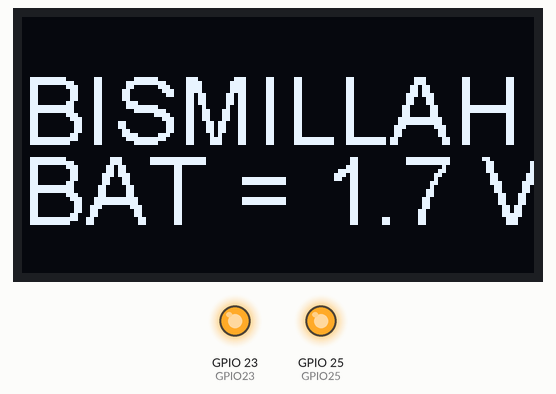
Bench run of a sketch on a simulated ESP32. Parts: 128×64 one-colour display, output pins drawn as LEDs (lit = HIGH). What the sketch prints to the serial monitor is not drawn.

Above: at 0.1 s.
At 6.3 s:
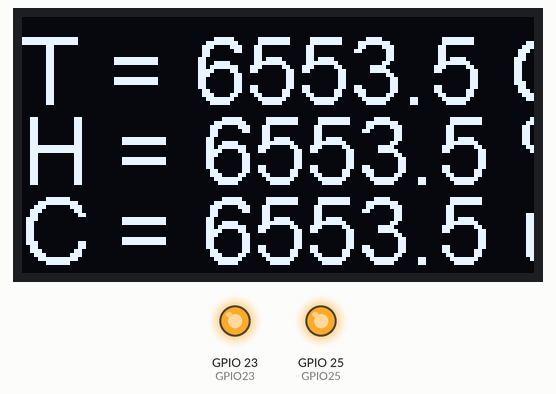
At 16.8 s:
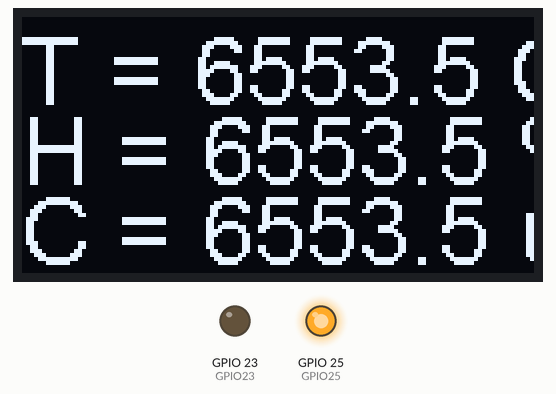
Timing chart, 0 to 19.3 s (numbered marks = the images above):
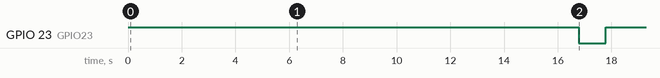

Measured:
- by itself, GPIO 23 (GPIO23): HIGH → LOW at 16.8 s, → HIGH 1.0 s later

The sketch:

OLED_ESP32_RS485_PCB.ino
```cpp
#include <Wire.h>
#include "heltec.h"
#define GPI38      38
#define GPIO23     23
#define GPIO25     25

/*
 * https://www.circuitschools.com/
 * Interfacing Soil NPK Sensor with Arduino for measuring
 * Nitrogen, Phosphorus, and Potassium nutrients
 */

// RO to pin RX & DI to pin TX
// Address | Function_Code | Start Address (Hi) | Start Address (Lo) | Number of Points (Hi) | Number of Points (Lo) | Error Check (Lo) | Error Check (Hi)
// 0x01    | 0x03          | 0x00               | 0x00               | 0x00                  | 0x03
const byte nitro[]  = {0x01, 0x03, 0x00, 0x00, 0x00, 0x03, 0x05, 0xcb}; // TX:01 03 00 00 00 01 84 0a
byte values[11];
float soilMoisture;
float soilTemperature;
float soilConductivity;

float floatMap(float x, float in_min, float in_max, float out_min, float out_max) {
  return (x - in_min) * (out_max - out_min) / (in_max - in_min) + out_min;
}

void setup() {

  pinMode(GPIO23, OUTPUT);
  pinMode(GPIO25, OUTPUT);

  pinMode(GPI38,  INPUT);
  digitalWrite(GPIO23,HIGH);
  digitalWrite(GPIO25,HIGH);
//  delay(300);
//  digitalWrite(GPIO23,LOW);
  int aVin = analogRead(GPI38);
  float dVin = floatMap(aVin, 0, 4095, 0, 3.3);

  Heltec.begin(true /*DisplayEnable Enable*/, false /*LoRa Disable*/, false /*Serial Enable*/);
  Heltec.display -> clear();
  Heltec.display -> setFont(ArialMT_Plain_24); // ArialMT_Plain_10, ArialMT_Plain_16, ArialMT_Plain_24
  Heltec.display -> drawString(0, 10, "BISMILLAH");
  String batteryVin = ("BAT = " + String(dVin, 1) + " V");
  Heltec.display -> drawString(0, 30, String(batteryVin));

  Heltec.display -> display();
  delay(5000);
  Serial.begin(4800);
  Serial.println("Initialize...");
  Serial2.begin(4800);

}
 int firstItt = 0;
void loop() {
  nitrogen();

  Heltec.begin(true /*DisplayEnable Enable*/, false /*LoRa Disable*/, false /*Serial Enable*/);
  Heltec.display -> clear();
  Heltec.display -> setFont(ArialMT_Plain_24); // ArialMT_Plain_10, ArialMT_Plain_16, ArialMT_Plain_24
  String temperature = ("T = " + String(soilTemperature/10, 1) + " C");
  String humidity = ("H = " + String(soilMoisture/10, 1) + " %");
  String conductivity = ("C = " + String(soilConductivity/10, 1) + " u");
  Heltec.display -> drawString(0, 0, String(temperature));
  Heltec.display -> drawString(0, 20, String(humidity));
  Heltec.display -> drawString(0, 40, String(conductivity));

  Heltec.display -> display();
  delay(10000);
  Serial2.begin(4800);
  delay(500);
  if (firstItt == 0)
  {
    digitalWrite(GPIO23, LOW);    // turn the LED off by making the voltage LOW
    delay(1000);
    firstItt = 1;
    digitalWrite(GPIO23, HIGH);    // turn the LED off by making the voltage LOW
    delay(50000);
  }
  }

byte nitrogen() {
  // clear the receive buffer
  Serial2.flush();

  // write out the message
  for (uint8_t i = 0; i < sizeof(nitro); i++ ) Serial2.write( nitro[i] );

   // delay to allow response bytes to be received!
  delay(1200);

  // read in the received bytes
  for (byte i = 0; i < 11; i++) {
    values[i] = Serial2.read();
    // Serial.print(values[i], HEX);
   //  Serial.print(' ');
  }
  soilMoisture      = ((values[3] << 8) | values[4]);
  soilTemperature   = ((values[5] << 8) | values[6]);
  soilConductivity  = ((values[7] << 8) | values[8]);
  Serial.println(soilMoisture/10);
  Serial.println(soilTemperature/10);
  Serial.println(soilConductivity/10);


  return values[6];
}
```
